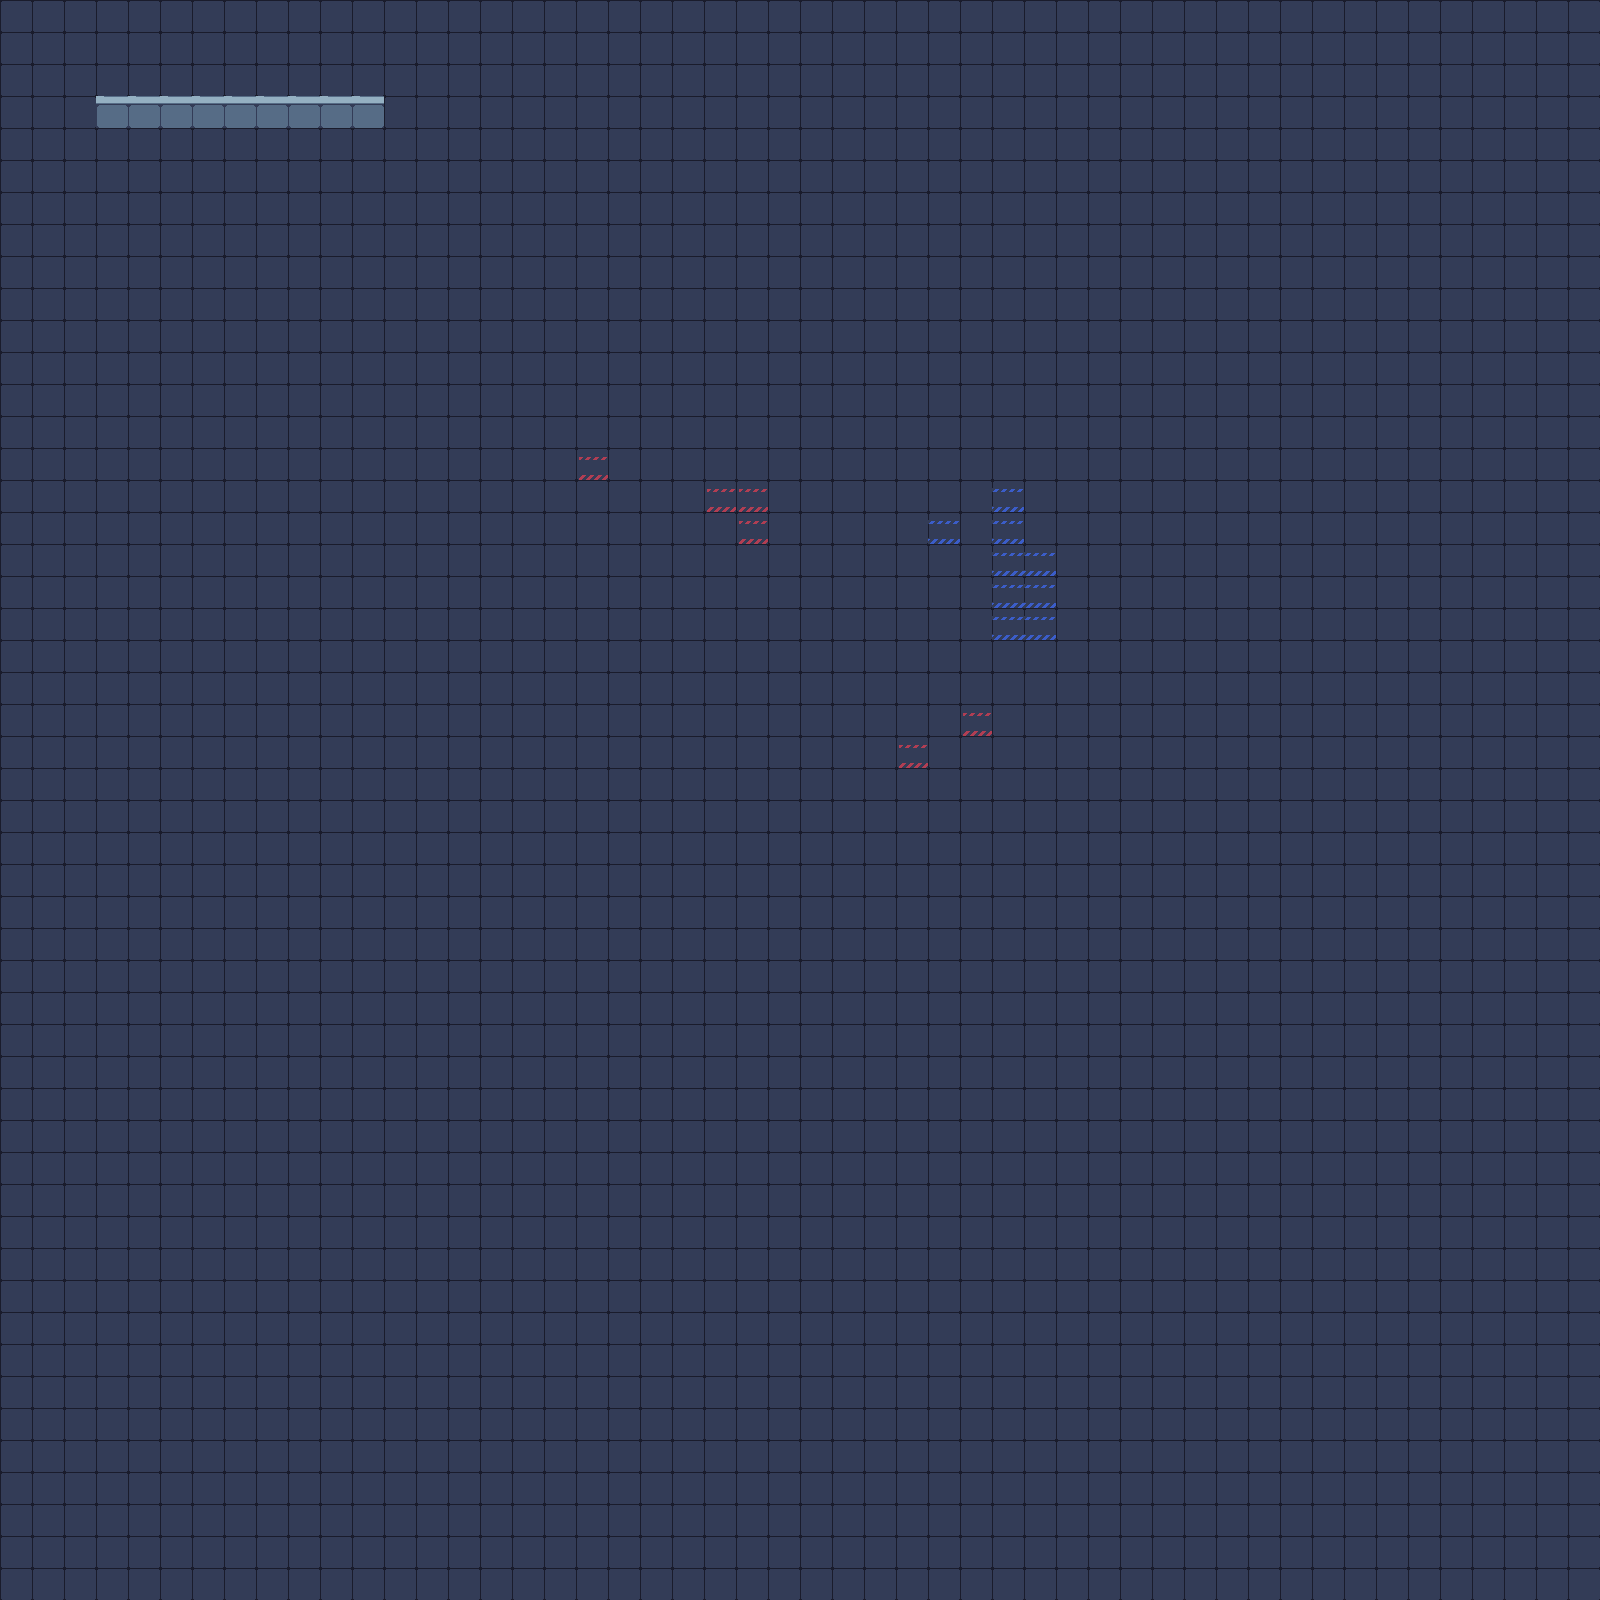

A 2D game scene composited from a Tiled map and its tileset images. What follows is a short description and the map's XML, with each tile layer's data collapsed to a summary:
An orthogonal 50x50 tile map with 32x32 px tiles, 3 tile layers (Base Layer, Wall Layer, Decors).

<map version="1.10" tiledversion="1.11.0" orientation="orthogonal" renderorder="right-down" width="50" height="50" tilewidth="32" tileheight="32" infinite="0" nextlayerid="5" nextobjectid="1">
 <tileset firstgid="1" source="../tile/tech tileset.tsx" />
 <layer id="2" name="Base Layer" width="50" height="50">
  <data>[2500 cells, 2500 non-empty, 1 distinct tile ids]</data>
 </layer>
 <layer id="3" name="Wall Layer" width="50" height="50">
  <data>[2500 cells, 9 non-empty, 1 distinct tile ids]</data>
 </layer>
 <layer id="4" name="Decors" width="50" height="50">
  <data>[2500 cells, 15 non-empty, 2 distinct tile ids]</data>
 </layer>
</map>
